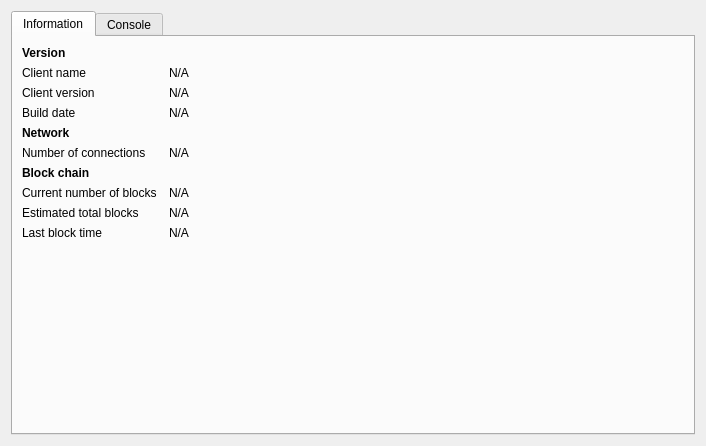
<?xml version="1.0" encoding="UTF-8"?>
<ui version="4.0">
 <class>RPCConsole</class>
 <widget class="QDialog" name="RPCConsole">
  <property name="geometry">
   <rect>
    <x>0</x>
    <y>0</y>
    <width>706</width>
    <height>446</height>
   </rect>
  </property>
  <property name="windowTitle">
   <string>NeuCoin debug window</string>
  </property>
  <layout class="QVBoxLayout" name="verticalLayout_2">
   <item>
    <widget class="QTabWidget" name="tabWidget">
     <property name="currentIndex">
      <number>0</number>
     </property>
     <widget class="QWidget" name="tab_info">
      <attribute name="title">
       <string>Information</string>
      </attribute>
      <layout class="QGridLayout" name="gridLayout" columnstretch="0,1">
       <property name="horizontalSpacing">
        <number>12</number>
       </property>
       <item row="1" column="0">
        <widget class="QLabel" name="label_5">
         <property name="text">
          <string>Client name</string>
         </property>
        </widget>
       </item>
       <item row="1" column="1">
        <widget class="QLabel" name="clientName">
         <property name="text">
          <string>N/A</string>
         </property>
         <property name="textFormat">
          <enum>Qt::PlainText</enum>
         </property>
         <property name="textInteractionFlags">
          <set>Qt::LinksAccessibleByMouse|Qt::TextSelectableByKeyboard|Qt::TextSelectableByMouse</set>
         </property>
        </widget>
       </item>
       <item row="2" column="0">
        <widget class="QLabel" name="label_6">
         <property name="text">
          <string>Client version</string>
         </property>
        </widget>
       </item>
       <item row="2" column="1">
        <widget class="QLabel" name="clientVersion">
         <property name="text">
          <string>N/A</string>
         </property>
         <property name="textFormat">
          <enum>Qt::PlainText</enum>
         </property>
         <property name="textInteractionFlags">
          <set>Qt::LinksAccessibleByMouse|Qt::TextSelectableByKeyboard|Qt::TextSelectableByMouse</set>
         </property>
        </widget>
       </item>
       <item row="0" column="0">
        <widget class="QLabel" name="label_9">
         <property name="font">
          <font>
           <weight>75</weight>
           <bold>true</bold>
          </font>
         </property>
         <property name="text">
          <string>Version</string>
         </property>
        </widget>
       </item>
       <item row="4" column="0">
        <widget class="QLabel" name="label_11">
         <property name="font">
          <font>
           <weight>75</weight>
           <bold>true</bold>
          </font>
         </property>
         <property name="text">
          <string>Network</string>
         </property>
        </widget>
       </item>
       <item row="5" column="0">
        <widget class="QLabel" name="label_7">
         <property name="text">
          <string>Number of connections</string>
         </property>
        </widget>
       </item>
       <item row="5" column="1">
        <widget class="QLabel" name="numberOfConnections">
         <property name="text">
          <string>N/A</string>
         </property>
         <property name="textFormat">
          <enum>Qt::PlainText</enum>
         </property>
         <property name="textInteractionFlags">
          <set>Qt::LinksAccessibleByMouse|Qt::TextSelectableByKeyboard|Qt::TextSelectableByMouse</set>
         </property>
        </widget>
       </item>
       <item row="6" column="0">
        <widget class="QLabel" name="label_10">
         <property name="font">
          <font>
           <weight>75</weight>
           <bold>true</bold>
          </font>
         </property>
         <property name="text">
          <string>Block chain</string>
         </property>
        </widget>
       </item>
       <item row="7" column="0">
        <widget class="QLabel" name="label_3">
         <property name="text">
          <string>Current number of blocks</string>
         </property>
        </widget>
       </item>
       <item row="7" column="1">
        <widget class="QLabel" name="numberOfBlocks">
         <property name="text">
          <string>N/A</string>
         </property>
         <property name="textFormat">
          <enum>Qt::PlainText</enum>
         </property>
         <property name="textInteractionFlags">
          <set>Qt::LinksAccessibleByMouse|Qt::TextSelectableByKeyboard|Qt::TextSelectableByMouse</set>
         </property>
        </widget>
       </item>
       <item row="8" column="0">
        <widget class="QLabel" name="label_4">
         <property name="text">
          <string>Estimated total blocks</string>
         </property>
        </widget>
       </item>
       <item row="8" column="1">
        <widget class="QLabel" name="totalBlocks">
         <property name="text">
          <string>N/A</string>
         </property>
         <property name="textFormat">
          <enum>Qt::PlainText</enum>
         </property>
         <property name="textInteractionFlags">
          <set>Qt::LinksAccessibleByMouse|Qt::TextSelectableByKeyboard|Qt::TextSelectableByMouse</set>
         </property>
        </widget>
       </item>
       <item row="9" column="0">
        <widget class="QLabel" name="label_2">
         <property name="text">
          <string>Last block time</string>
         </property>
        </widget>
       </item>
       <item row="9" column="1">
        <widget class="QLabel" name="lastBlockTime">
         <property name="text">
          <string>N/A</string>
         </property>
         <property name="textFormat">
          <enum>Qt::PlainText</enum>
         </property>
         <property name="textInteractionFlags">
          <set>Qt::LinksAccessibleByMouse|Qt::TextSelectableByKeyboard|Qt::TextSelectableByMouse</set>
         </property>
        </widget>
       </item>
       <item row="10" column="0">
        <spacer name="verticalSpacer">
         <property name="orientation">
          <enum>Qt::Vertical</enum>
         </property>
         <property name="sizeHint" stdset="0">
          <size>
           <width>20</width>
           <height>40</height>
          </size>
         </property>
        </spacer>
       </item>
       <item row="3" column="0">
        <widget class="QLabel" name="label_12">
         <property name="text">
          <string>Build date</string>
         </property>
        </widget>
       </item>
       <item row="3" column="1">
        <widget class="QLabel" name="buildDate">
         <property name="text">
          <string>N/A</string>
         </property>
        </widget>
       </item>
      </layout>
     </widget>
     <widget class="QWidget" name="tab_console">
      <attribute name="title">
       <string>Console</string>
      </attribute>
      <layout class="QVBoxLayout" name="verticalLayout_3">
       <property name="spacing">
        <number>3</number>
       </property>
       <item>
        <widget class="QTextEdit" name="messagesWidget">
         <property name="minimumSize">
          <size>
           <width>0</width>
           <height>100</height>
          </size>
         </property>
         <property name="readOnly">
          <bool>true</bool>
         </property>
         <property name="tabKeyNavigation" stdset="0">
          <bool>false</bool>
         </property>
         <property name="columnCount" stdset="0">
          <number>2</number>
         </property>
        </widget>
       </item>
       <item>
        <layout class="QHBoxLayout" name="horizontalLayout">
         <property name="spacing">
          <number>3</number>
         </property>
         <item>
          <widget class="QLabel" name="label">
           <property name="text">
            <string>&gt;</string>
           </property>
          </widget>
         </item>
         <item>
          <widget class="QLineEdit" name="lineEdit"/>
         </item>
         <item>
          <widget class="QPushButton" name="clearButton">
           <property name="maximumSize">
            <size>
             <width>24</width>
             <height>24</height>
            </size>
           </property>
           <property name="toolTip">
            <string>Clear console</string>
           </property>
           <property name="text">
            <string/>
           </property>
           <property name="icon">
            <iconset resource="../bitcoin.qrc">
             <normaloff>:/icons/remove</normaloff>:/icons/remove</iconset>
           </property>
           <property name="shortcut">
            <string notr="true">Ctrl+L</string>
           </property>
           <property name="autoDefault">
            <bool>false</bool>
           </property>
          </widget>
         </item>
        </layout>
       </item>
      </layout>
     </widget>
    </widget>
   </item>
  </layout>
 </widget>
 <resources>
  <include location="../bitcoin.qrc"/>
 </resources>
 <connections/>
</ui>
